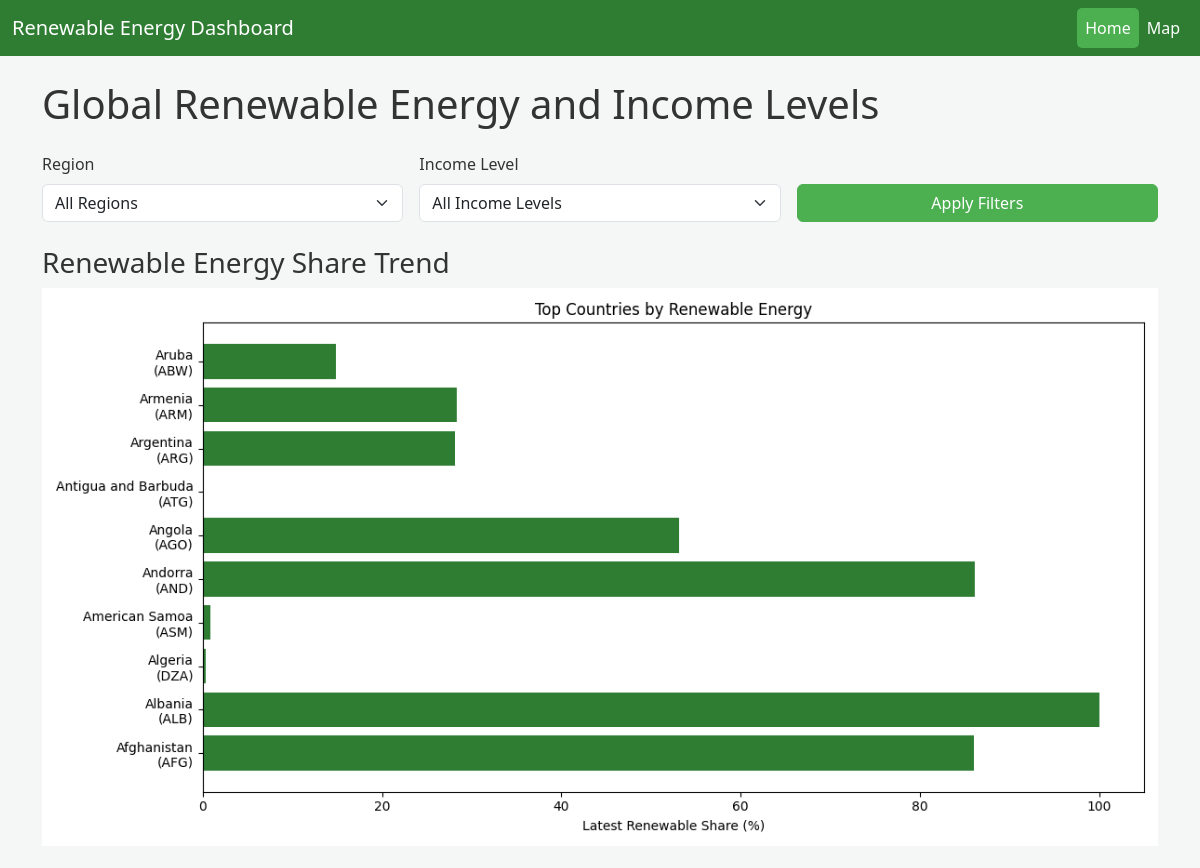
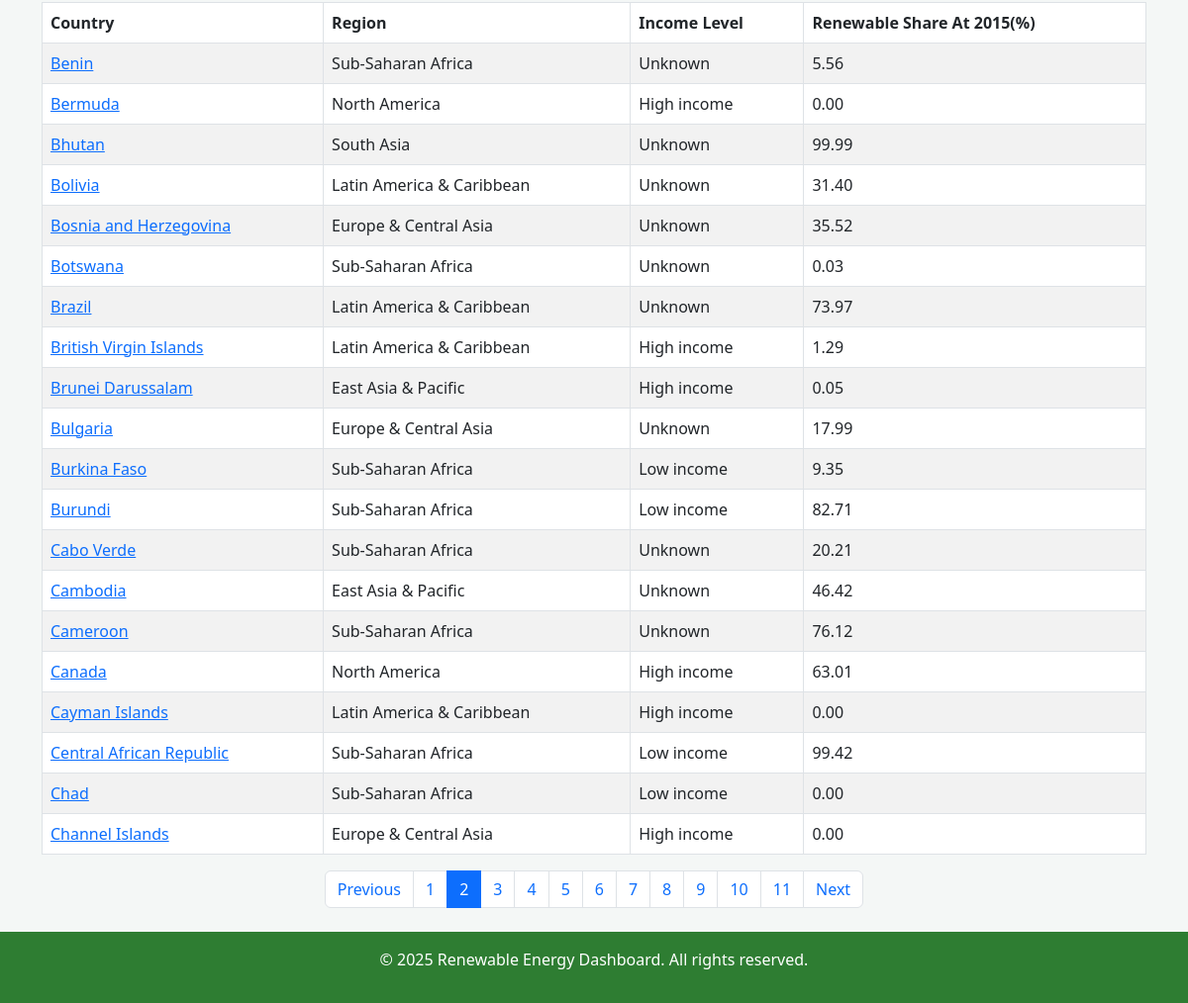
Screenshot of /?page=2 with the database file from the repository (2 pictures, top to bottom).
### energy/models.py (models this page shows, shortened)
class Country(models.Model):
    name = models.CharField(max_length=100, unique=True)
    code = models.CharField(max_length=4, unique=True, null=True, blank=True)
    type = models.CharField(max_length=10, default='Unknown')
    region = models.CharField(max_length=50, default='Unknown')
    INCOME_GROUP_CHOICES = [
        ('High income', 'High income'),
        ('Low income', 'Low income'),
        ('Lower middle', 'Lower middle income'),
        ('Upper middle', 'Upper middle income'),
    ]
    income_group = models.CharField(
        max_length=20, choices=INCOME_GROUP_CHOICES, blank=True, null=True
    )
    renewable_share = models.FloatField(
        help_text="Renewable energy share in 2015 (%)",
        default=0.0,
        null=True,
        blank=True
    )
    class Meta:
        ordering = ['name']

class EnergyData(models.Model):
    country = models.ForeignKey(Country, on_delete=models.CASCADE)
    year = models.IntegerField()
    renewable_share = models.FloatField()
    class Meta:
        unique_together = ('country', 'year')
        ordering = ['year']

### energy/views.py (the view)
# urls.py: path('', views.index, name='index'),
def index(request):
    try:
        region = request.GET.get('region')
        income_group = request.GET.get('income_group')
        base_query = Country.objects.prefetch_related('energydata_set').order_by('name')
        filtered_countries = base_query
        if region and region != 'Unknown':
            filtered_countries = filtered_countries.filter(region=region)
        if income_group and income_group != 'Unknown':
            filtered_countries = filtered_countries.filter(income_group=income_group)
        paginator = Paginator(
            filtered_countries.values_list(
                'id', 'name', 'code', 'region', 'income_group'
            ),
            20
        )
        page_number = request.GET.get('page')
        page_obj = paginator.get_page(page_number)
        country_data = []
        for country_tuple in page_obj.object_list:
            country = Country.objects.get(id=country_tuple[0])
            energy_data = {str(ed.year): ed.renewable_share
                          for ed in country.energydata_set.all()}
            renewable_share_2015 = energy_data.get("2015", None)
            income_group_display = dict(Country.INCOME_GROUP_CHOICES).get(country_tuple[4], 'Unknown')
            data = {
                'id': country_tuple[0],
                'name': country_tuple[1],
                'code': country_tuple[2],
                'region': country_tuple[3],
                'income_group': income_group_display,
                'energy': energy_data,
                'renewable_share_2015': renewable_share_2015
            }
            country_data.append(data)
        regions = Country.objects.exclude(region='Unknown') \
            .values_list('region', flat=True) \
            .distinct() \
            .order_by('region')
        income_groups = [choice[1] for choice in Country.INCOME_GROUP_CHOICES]
        graphic = generate_chart(filtered_countries)
        context = {
            'all_countries': base_query,
            'country_data': country_data,
            'years': YEARS_RANGE,
            'regions': regions,
            'income_groups': income_groups,
            'current_region': region,
            'current_income': income_group,
            'graphic': graphic,
            'page_obj': page_obj,
            'is_paginated': page_obj.has_other_pages(),
        }
        return render(request, 'energy/index.html', context)
    except Exception as e:
        logger.error(f"Error: {e}")
        empty_paginator = Paginator([], 1)
        page_obj = empty_paginator.page(1)
        return render(request, 'energy/index.html', {
            'error': str(e),
            'page_obj': page_obj,
            'country_data': [],
            'years': YEARS_RANGE,
            'regions': [],
            'income_groups': [],
            'all_countries': Country.objects.none(),
            'current_region': None,
            'current_income': None,
            'graphic': None
        })

### templates/energy/index.html (shortened to what this page needs)
{% extends 'energy/base.html' %}
{% block content %}
<h1 class="mb-4">Global Renewable Energy and Income Levels</h1>
<form method="GET" class="mb-4">
    <div class="row g-3">
        <div class="col-md-4">
            <label for="region" class="form-label">Region</label>
            <select name="region" id="region" class="form-select">
                <option value="">All Regions</option>
            </select>
        </div>
        <div class="col-md-4">
            <label for="income_group" class="form-label">Income Level</label>
            <select name="income_group" id="income_group" class="form-select">
                <option value="">All Income Levels</option>
            </select>
        </div>
        <div class="col-md-4 d-flex align-items-end">
            <button type="submit" class="btn btn-primary w-100">Apply Filters</button>
        </div>
    </div>
</form>
{% if graphic %}
    <div class="mb-4">
        <h3>Renewable Energy Share Trend</h3>
        <img alt="Renewable Energy Trend" class="img-fluid" style="max-width: 100%;">
    </div>
{% else %}
    <div class="alert alert-warning">No chart available.</div>
{% endif %}
<div class="table-responsive">
    <table class="table table-striped table-bordered">
        <thead>
            <tr>
                <th>Country</th>
                <th>Region</th>
                <th>Income Level</th>
                <th>Renewable Share At 2015(%)</th>
            </tr>
        </thead>
        <tbody>
            {% for country in country_data %}
                <tr>
                    <td><a href="{% url 'energy:country_detail' country.id %}">{{ country.name }}</a></td>
                    <td>{{ country.region }}</td>
                    <td>{{ country.income_group }}</td>
                    <td>
                        {% if country.renewable_share_2015 is not None %}
                            {{ country.renewable_share_2015|floatformat:2 }}
                        {% else %}
                            N/A
                        {% endif %}
                    </td>
                </tr>
            {% empty %}
                <tr>
                    <td colspan="4" class="text-center">No data available</td>
                </tr>
            {% endfor %}
        </tbody>
    </table>
</div>
{% if is_paginated %}
    <nav aria-label="Page navigation">
        <ul class="pagination justify-content-center">
            {% if page_obj.has_previous %}
                <li class="page-item">
                    <a class="page-link" href="?page={{ page_obj.previous_page_number }}{% if current_region %}&region={{ current_region }}{% endif %}{% if current_income %}&income_group={{ current_income }}{% endif %}">Previous</a>
                </li>
            {% else %}
                <li class="page-item disabled">
                    <span class="page-link">Previous</span>
                </li>
            {% endif %}
            {% for num in page_obj.paginator.page_range %}
                <li class="page-item {% if page_obj.number == num %}active{% endif %}">
                    <a class="page-link" href="?page={{ num }}{% if current_region %}&region={{ current_region }}{% endif %}{% if current_income %}&income_group={{ current_income }}{% endif %}">{{ num }}</a>
                </li>
            {% endfor %}
            {% if page_obj.has_next %}
                <li class="page-item">
                    <a class="page-link" href="?page={{ page_obj.next_page_number }}{% if current_region %}&region={{ current_region }}{% endif %}{% if current_income %}&income_group={{ current_income }}{% endif %}">Next</a>
                </li>
            {% else %}
                <li class="page-item disabled">
                    <span class="page-link">Next</span>
                </li>
            {% endif %}
        </ul>
    </nav>
{% endif %}
{% endblock %}

### templates/energy/base.html (style rules this page uses)
body { background-color: #f4f7f6; color: #333; }
.table thead { background-color: #4caf50; color: white; }
.btn-primary { background-color: #4caf50; border-color: #4caf50; }

### rows the page displays
Country: name "Benin", region "Sub-Saharan Africa"
EnergyData: renewable_share_2015 "5.56"
Country: name "Bermuda", region "North America"
EnergyData: renewable_share_2015 "0.00"
Country: name "Bhutan", region "South Asia"
EnergyData: renewable_share_2015 "99.99"
Country: name "Bolivia", region "Latin America & Caribbean"
EnergyData: renewable_share_2015 "31.40"
Country: name "Bosnia and Herzegovina", region "Europe & Central Asia"
EnergyData: renewable_share_2015 "35.52"
Country: name "Botswana", region "Sub-Saharan Africa"
EnergyData: renewable_share_2015 "0.03"
Country: name "Brazil", region "Latin America & Caribbean"
EnergyData: renewable_share_2015 "73.97"
Country: name "British Virgin Islands", region "Latin America & Caribbean"
Country: name "Brunei Darussalam", region "East Asia & Pacific"
EnergyData: renewable_share_2015 "0.05"
Country: name "Bulgaria", region "Europe & Central Asia"
EnergyData: renewable_share_2015 "17.99"
Country: name "Burkina Faso", region "Sub-Saharan Africa"
EnergyData: renewable_share_2015 "9.35"
Country: name "Burundi", region "Sub-Saharan Africa"
EnergyData: renewable_share_2015 "82.71"
Country: name "Cabo Verde", region "Sub-Saharan Africa"
EnergyData: renewable_share_2015 "20.21"
Country: name "Cambodia", region "East Asia & Pacific"
EnergyData: renewable_share_2015 "46.42"
Country: name "Cameroon", region "Sub-Saharan Africa"
EnergyData: renewable_share_2015 "76.12"
Country: name "Canada", region "North America"
EnergyData: renewable_share_2015 "63.01"
Country: name "Cayman Islands", region "Latin America & Caribbean"
EnergyData: renewable_share_2015 "0.00"
Country: name "Central African Republic", region "Sub-Saharan Africa"
EnergyData: renewable_share_2015 "99.42"
Country: name "Chad", region "Sub-Saharan Africa"
Country: name "Channel Islands", region "Europe & Central Asia"
EnergyData: renewable_share_2015 "0.00"

### other values shown
{{ country.income_group }} "Unknown" "High income" "Unknown" "Unknown" "Unknown" "Unknown" "Unknown" "High income" "High income" "Unknown" "Low income" "Low income" "Unknown" "Unknown" "Unknown" "High income" "High income" "Low income" "Low income" "High income"
{{ num }} "1" "2" "3" "4" "5" "6" "7" "8" "9" "10" "11"
